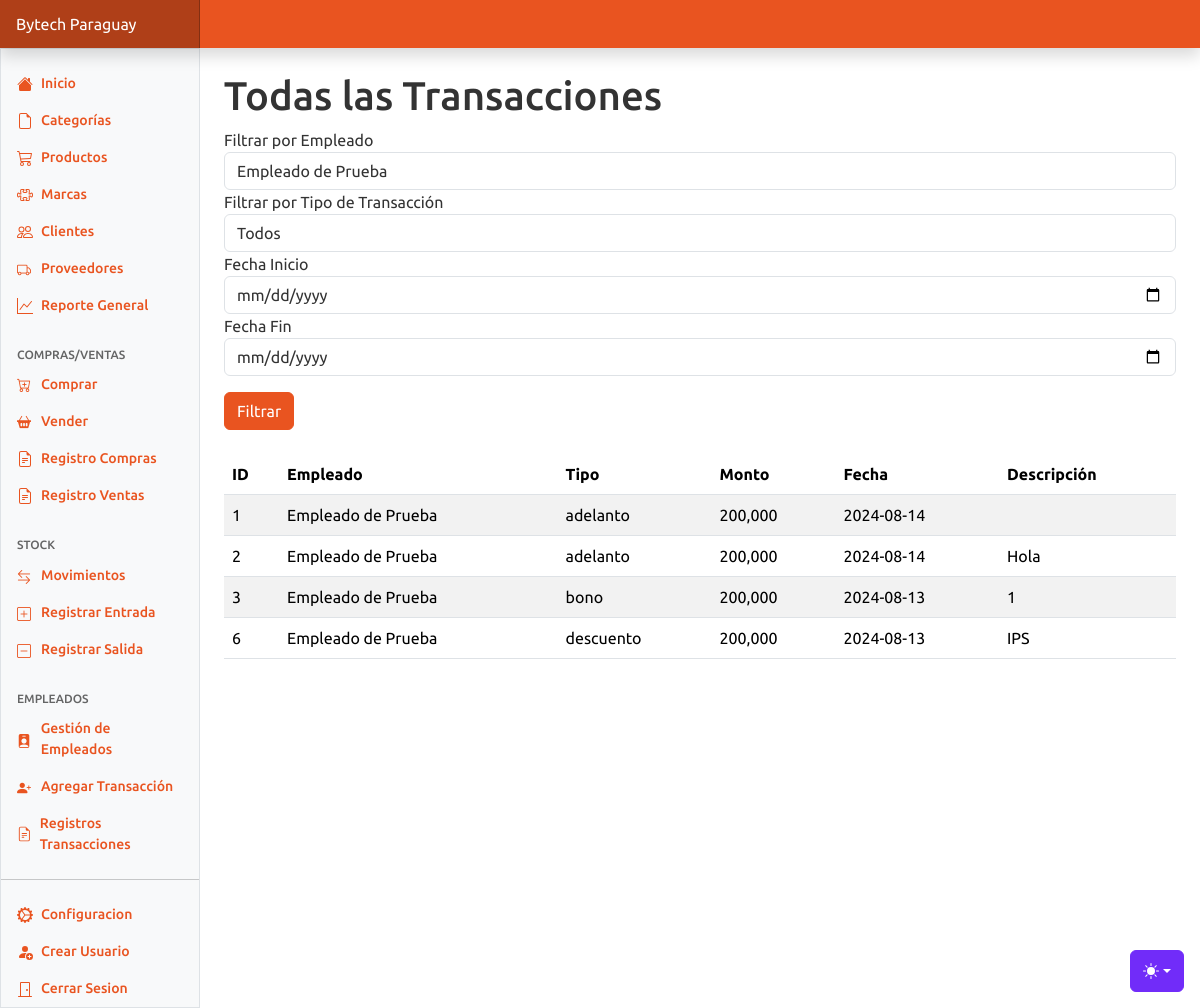
Screenshot of /verTodasTransacciones.php?empleado_id=1 (signed in) with the database file from the repository.
### tables this page shows
CREATE TABLE `transacciones_empleados` (
  `id` int(11) NOT NULL,
  `empleado_id` int(11) NOT NULL,
  `tipo_transaccion` enum('adelanto','bono','descuento','pago_final') NOT NULL,
  `monto` decimal(10,2) NOT NULL,
  `fecha` date NOT NULL,
  `descripcion` varchar(255) DEFAULT NULL
);

CREATE TABLE `empleados` (
  `id` int(11) NOT NULL,
  `cedula` varchar(20) NOT NULL,
  `nombre` varchar(100) NOT NULL,
  `sueldo` decimal(10,2) NOT NULL,
  `puesto` varchar(100) NOT NULL,
  `numero` varchar(20) NOT NULL,
  `correo` varchar(100) NOT NULL,
  `fecha_contratacion` date NOT NULL,
  `casado` tinyint(1) NOT NULL,
  `hijos` int(11) NOT NULL,
  `ubicacion` varchar(255) NOT NULL
);

### verTodasTransacciones.php (the view, shortened to what this page needs)
<?php
require "config/start.php";
$sql = "SELECT id, nombre FROM empleados";
$stmt = $pdo->query($sql);
$empleados = $stmt->fetchAll(PDO::FETCH_ASSOC);
$empleado_id = isset($_GET['empleado_id']) && is_numeric($_GET['empleado_id']) ? $_GET['empleado_id'] : null;
$fecha_inicio = isset($_GET['fecha_inicio']) ? $_GET['fecha_inicio'] : null;
$fecha_fin = isset($_GET['fecha_fin']) ? $_GET['fecha_fin'] : null;
$sql = "SELECT * FROM transacciones_empleados WHERE 1=1";
$params = [];
if ($empleado_id) {
    $sql .= " AND empleado_id = :empleado_id";
    $params[':empleado_id'] = $empleado_id;
}
$sql .= " ORDER BY fecha DESC";
$stmt = $pdo->prepare($sql);
$stmt->execute($params);
$transacciones = $stmt->fetchAll(PDO::FETCH_ASSOC);
?>
<!DOCTYPE html>
<html lang="es">
<head>
    <?php include 'components/head.php'?>
</head>
<body>
<?php include 'components/header.php'?>
<main class="col-md-9 ms-sm-auto col-lg-10 px-md-4">
    <h1 class="mt-4">Todas las Transacciones</h1>
    <form action="verTodasTransacciones.php" method="get" class="mb-4">
        <div class="form-group">
            <label for="empleado_id">Filtrar por Empleado</label>
            <select name="empleado_id" id="empleado_id" class="form-control">
                <?php foreach ($empleados as $empleado): ?>
                    <option value="<?= htmlspecialchars($empleado['id']) ?>" <?= $empleado_id == $empleado['id'] ? 'selected' : '' ?>>
                        <?= htmlspecialchars($empleado['nombre']) ?>
                    </option>
                <?php endforeach; ?>
            </select>
        </div>
        <div class="form-group">
            <label for="tipo_transaccion">Filtrar por Tipo de Transacción</label>
            <select name="tipo_transaccion" id="tipo_transaccion" class="form-control">
                <option value="">Todos</option>
            </select>
        </div>
        <div class="form-group">
            <label for="fecha_inicio">Fecha Inicio</label>
            <input type="date" name="fecha_inicio" id="fecha_inicio" class="form-control" value="<?= htmlspecialchars($fecha_inicio) ?>">
        </div>
        <div class="form-group">
            <label for="fecha_fin">Fecha Fin</label>
            <input type="date" name="fecha_fin" id="fecha_fin" class="form-control" value="<?= htmlspecialchars($fecha_fin) ?>">
        </div>
        <button type="submit" class="btn btn-primary mt-3">Filtrar</button>
    </form>
    <table class="table table-striped">
        <thead>
            <tr>
                <th>ID</th>
                <th>Empleado</th>
                <th>Tipo</th>
                <th>Monto</th>
                <th>Fecha</th>
                <th>Descripción</th>
            </tr>
        </thead>
        <tbody>
            <?php foreach ($transacciones as $transaccion): ?>
                <?php
                $stmt = $pdo->prepare("SELECT nombre FROM empleados WHERE id = :empleado_id");
                $stmt->execute([':empleado_id' => $transaccion['empleado_id']]);
                $empleado = $stmt->fetch(PDO::FETCH_ASSOC);
                ?>
                <tr>
                    <td><?= htmlspecialchars($transaccion['id']) ?></td>
                    <td><?= htmlspecialchars($empleado['nombre']) ?></td>
                    <td><?= htmlspecialchars($transaccion['tipo_transaccion']) ?></td>
                    <td><?= htmlspecialchars(number_format($transaccion['monto'],0)) ?></td>
                    <td><?= htmlspecialchars($transaccion['fecha']) ?></td>
                    <td><?= htmlspecialchars($transaccion['descripcion']) ?></td>
                </tr>
            <?php endforeach; ?>
        </tbody>
    </table>
</main>
<?php include 'components/footer.php'?>
</body>
</html>

### rows the page displays
transacciones_empleados: id "1", empleado.nombre "Empleado de Prueba", tipo_transaccion "adelanto", monto "200,000", fecha "2024-08-14"
transacciones_empleados: id "2", empleado.nombre "Empleado de Prueba", tipo_transaccion "adelanto", monto "200,000", fecha "2024-08-14", descripcion "Hola"
transacciones_empleados: id "3", empleado.nombre "Empleado de Prueba", tipo_transaccion "bono", monto "200,000", fecha "2024-08-13", descripcion "1"
transacciones_empleados: id "6", empleado.nombre "Empleado de Prueba", tipo_transaccion "descuento", monto "200,000", fecha "2024-08-13", descripcion "IPS"

### other values shown
form field empleado_id "Empleado de Prueba"
